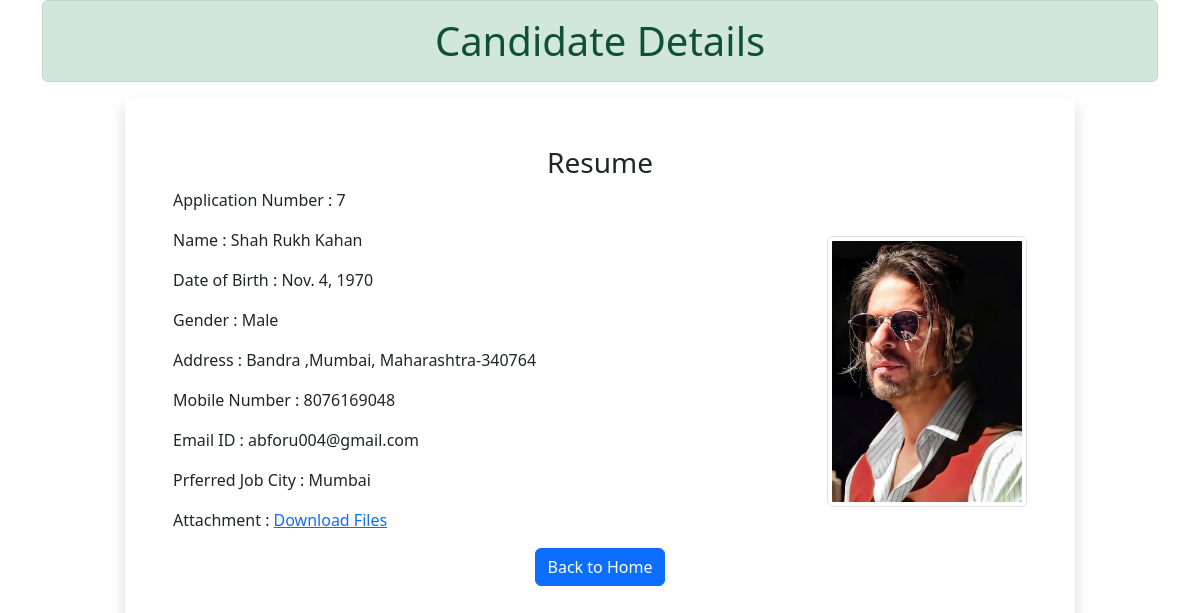
The app's page /candidate/7/ with its own data.
### myapp/models.py (models this page shows)
class Resume(models.Model):
    name= models.CharField(max_length=100)
    dob=models.DateField(auto_now=False,auto_now_add=False)
    gender=models.CharField(max_length=100)
    locality=models.CharField(max_length=100)
    city=models.CharField(max_length=100)
    pin=models.PositiveIntegerField()
    state=models.CharField(choices=state_choices , max_length=50)
    mobile=models.PositiveIntegerField()
    email=models.EmailField()
    job_city=models.CharField(max_length=60)
    profile_image=models.ImageField(upload_to='profileimg', blank=True)
    my_file=models.FileField(upload_to='doc',blank=True)

### myapp/views.py (the view)
# urls.py: path('candidate/<int:id>/', views.Candidate_view.as_view(),name='candidate'),
class Candidate_view(View):
    def get(self,request,id):
        candidate=Resume.objects.get(id=id)
        return render(request,'myapp/candidate.html',{'candidate':candidate})

### myapp/templatetags/myfilter.py (called while the page is built)
@register.filter(name='remove_special')
def remove_chars(value,arg):
    print("Arg",arg)
    print("Value",value)
    for character in arg:
        value=value.replace(character,'')
    return value

### myapp/templates/myapp/candidate.html (shortened to what this page needs)
<!DOCTYPE html>
{% load myfilter %}
<html lang="en">
<head>
    <link href="https://cdn.jsdelivr.net/npm/bootstrap@5.2.3/dist/css/bootstrap.min.css" rel="stylesheet">
</head>
<body>
    <div class="container">
        <h1 class=" alert alert-success text-center">Candidate Details</h1>
        <div class="row">
        <div class="col-sm-10 shadow p-5 offset-sm-1">
            <h3 class="text-center">Resume</h3>
            <p>Application Number : {{candidate.id}}</p>
             <img src= "{{candidate.profile_image.url}}" alt="current unavailable" class="img-fluid img-thumbnail float-end mt-2" width='200' height='350px'>
             <p>Name : {{candidate.name}}</p>
             <p>Date of Birth : {{candidate.dob}}</p>
             <p>Gender : {{candidate.gender}}</p>
             <p>Address : {{candidate.locality}} ,{{candidate.city}}, {{candidate.state}}-{{candidate.pin}} </p>
             <p>Mobile Number : {{candidate.mobile}}</p>
             <p>Email ID : {{candidate.email}}</p>
             <p>Prferred Job City : {{candidate.job_city| remove_special:"[]'"}}</p>
             <p>Attachment : <a href="{{candidate.my_file.url}}"> Download Files </a> </p>
             <div class="text-center">
                <a href="/" class='btn btn-primary'>Back to Home</a>
             </div>
        </div>
        </div>
    </div>
</body>
</html>

### records on screen
Resume: id "7", profile_image (picture), name "Shah Rukh Kahan", dob "Nov. 4, 1970", gender "Male", locality "Bandra", city "Mumbai", state "Maharashtra", pin "340764", mobile "8076169048", email "abforu004@gmail.com", job_city|remove_special "Mumbai"
